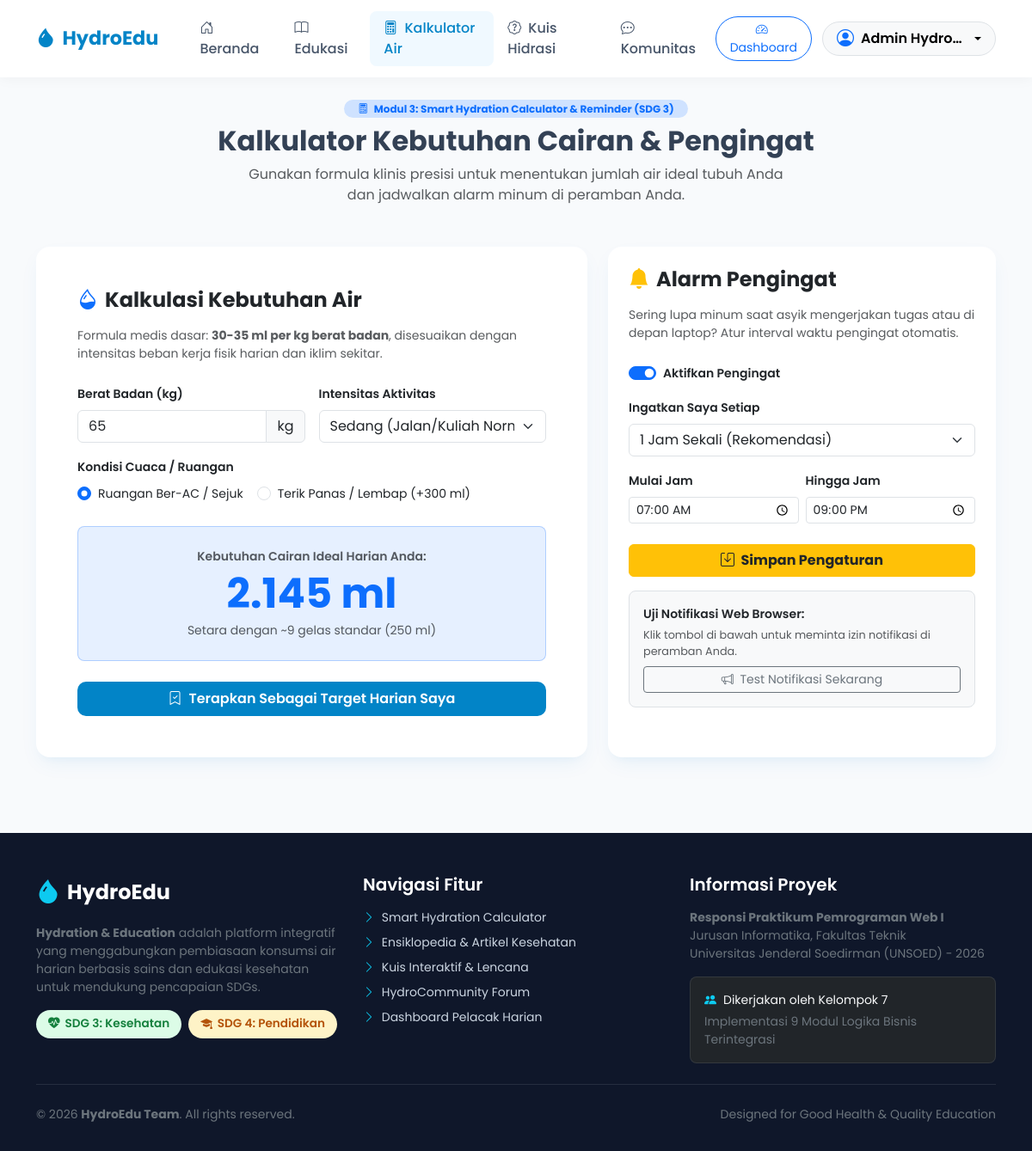
The page /pages/calculator.php (signed in) on the database its author committed.
### tables this page shows
CREATE TABLE IF NOT EXISTS `users` (
  `id` INT AUTO_INCREMENT PRIMARY KEY,
  `nama` VARCHAR(100) NOT NULL,
  `email` VARCHAR(100) NOT NULL UNIQUE,
  `password` VARCHAR(255) NOT NULL,
  `role` ENUM('admin', 'user') DEFAULT 'user',
  `jenis_kelamin` ENUM('L', 'P') DEFAULT 'L',
  `berat_badan` FLOAT DEFAULT 60.0,
  `tingkat_aktivitas` ENUM('ringan', 'sedang', 'berat') DEFAULT 'sedang',
  `target_harian_ml` INT DEFAULT 2000,
  `foto_profil` VARCHAR(255) DEFAULT 'default-avatar.png',
  `created_at` TIMESTAMP DEFAULT CURRENT_TIMESTAMP,
  `updated_at` TIMESTAMP DEFAULT CURRENT_TIMESTAMP ON UPDATE CURRENT_TIMESTAMP
);

CREATE TABLE IF NOT EXISTS `hydration_reminders` (
  `id` INT AUTO_INCREMENT PRIMARY KEY,
  `user_id` INT NOT NULL UNIQUE,
  `interval_menit` INT DEFAULT 60,
  `jam_mulai` TIME DEFAULT '07:00:00',
  `jam_selesai` TIME DEFAULT '21:00:00',
  `status_aktif` TINYINT(1) DEFAULT 1,
  FOREIGN KEY (`user_id`) REFERENCES `users`(`id`) ON DELETE CASCADE
);

### config/koneksi.php (called while the page is built, shortened)
<?php
function isLoggedIn() {
    return isset($_SESSION['user_id']);
}
function getCurrentUser($conn) {
    $user_id = (int)$_SESSION['user_id'];
    $query = mysqli_query($conn, "SELECT * FROM users WHERE id = $user_id LIMIT 1");
    return mysqli_fetch_assoc($query);
}
?>

### pages/calculator.php (the view, shortened to what this page needs)
<?php
require_once __DIR__ . '/../config/koneksi.php';
$logged_in = isLoggedIn();
$user = $logged_in ? getCurrentUser($conn) : null;
$reminder = null;
if ($logged_in) {
    $q_rem = mysqli_query($conn, "SELECT * FROM hydration_reminders WHERE user_id = " . (int)$user['id'] . " LIMIT 1");
    $reminder = mysqli_fetch_assoc($q_rem);
}
include_once __DIR__ . '/../includes/header.php';
?>
<div class="container py-4">
  <div class="text-center mb-5">
    <span class="badge bg-primary-subtle text-primary fw-bold px-3 py-1 rounded-pill mb-2">
      <i class="bi bi-calculator me-1"></i> Modul 3: Smart Hydration Calculator & Reminder (SDG 3)
    </span>
    <h2 class="fw-bold">Kalkulator Kebutuhan Cairan & Pengingat</h2>
    <p class="text-muted mx-auto" style="max-width: 650px;">
      Gunakan formula klinis presisi untuk menentukan jumlah air ideal tubuh Anda dan jadwalkan alarm minum di peramban Anda.
    </p>
  </div>
  <div class="row g-4 justify-content-center">
    <div class="col-lg-7">
      <div class="card card-custom p-4 p-md-5 border-0 h-100">
        <h4 class="fw-bold mb-3"><i class="bi bi-droplet-half text-primary me-2"></i>Kalkulasi Kebutuhan Air</h4>
        <p class="small text-muted mb-4">
          Formula medis dasar: <strong>30-35 ml per kg berat badan</strong>, disesuaikan dengan intensitas beban kerja fisik harian dan iklim sekitar.
        </p>
        <form method="POST" action="" id="calcForm">
          <div class="row g-3 mb-3">
            <div class="col-md-6">
              <label class="form-label small fw-semibold">Berat Badan (kg)</label>
              <div class="input-group">
                <input type="number" name="berat_badan" id="calcWeight" class="form-control" min="30" max="250" value="<?= $user ? $user['berat_badan'] : 60 ?>" required>
                <span class="input-group-text">kg</span>
              </div>
            </div>
            <div class="col-md-6">
              <label class="form-label small fw-semibold">Intensitas Aktivitas</label>
              <select name="tingkat_aktivitas" id="calcActivity" class="form-select">
                <option value="sedang" <?= (!$user || $user['tingkat_aktivitas'] == 'sedang') ? 'selected' : '' ?>>Sedang (Jalan/Kuliah Normal)</option>
              </select>
            </div>
          </div>
          <div class="mb-4">
            <label class="form-label small fw-semibold">Kondisi Cuaca / Ruangan</label>
            <div class="d-flex gap-3">
              <div class="form-check">
                <input class="form-check-input" type="radio" name="cuaca" id="cuacaNormal" value="normal" checked>
                <label class="form-check-label small" for="cuacaNormal">Ruangan Ber-AC / Sejuk</label>
              </div>
              <div class="form-check">
                <input class="form-check-input" type="radio" name="cuaca" id="cuacaPanas" value="panas">
                <label class="form-check-label small" for="cuacaPanas">Terik Panas / Lembap (+300 ml)</label>
              </div>
            </div>
          </div>
          <div class="p-4 bg-primary bg-opacity-10 border border-primary border-opacity-25 rounded-3 text-center mb-4">
            <div class="text-muted small fw-semibold">Kebutuhan Cairan Ideal Harian Anda:</div>
            <div class="display-5 fw-bold text-primary my-1" id="displayTarget">1.980 ml</div>
            <div class="text-muted small" id="displayGlasses">Setara dengan ~8 gelas standar (250 ml)</div>
          </div>
          <?php if ($logged_in): ?>
            <button type="submit" class="btn btn-hydro w-100 py-2">
              <i class="bi bi-bookmark-check me-1"></i> Terapkan Sebagai Target Harian Saya
            </button>
          <?php else: ?>
            <a href="<?= BASE_URL ?>pages/login.php" class="btn btn-outline-primary w-100 py-2">
              <i class="bi bi-lock me-1"></i> Masuk Akun untuk Menyimpan Target Ini
            </a>
          <?php endif; ?>
        </form>
      </div>
    </div>
    <div class="col-lg-5">
      <div class="card card-custom p-4 border-0 h-100">
        <h4 class="fw-bold mb-3"><i class="bi bi-bell-fill text-warning me-2"></i>Alarm Pengingat</h4>
        <p class="small text-muted mb-4">
          Sering lupa minum saat asyik mengerjakan tugas atau di depan laptop? Atur interval waktu pengingat otomatis.
        </p>
        <?php if ($logged_in): ?>
          <form method="POST" action="">
            <div class="form-check form-switch mb-3">
              <input class="form-check-input" type="checkbox" role="switch" id="statusAktif" name="status_aktif" value="1" <?= (!$reminder || $reminder['status_aktif'] == 1) ? 'checked' : '' ?>>
              <label class="form-check-label fw-semibold small" for="statusAktif">Aktifkan Pengingat</label>
            </div>
            <div class="mb-3">
              <label class="form-label small fw-semibold">Ingatkan Saya Setiap</label>
              <select name="interval_menit" class="form-select">
                <option value="60" <?= (!$reminder || $reminder['interval_menit'] == 60) ? 'selected' : '' ?>>1 Jam Sekali (Rekomendasi)</option>
              </select>
            </div>
            <div class="row g-2 mb-4">
              <div class="col-6">
                <label class="form-label small fw-semibold">Mulai Jam</label>
                <input type="time" name="jam_mulai" class="form-control form-control-sm" value="<?= $reminder ? $reminder['jam_mulai'] : '07:00' ?>">
              </div>
              <div class="col-6">
                <label class="form-label small fw-semibold">Hingga Jam</label>
                <input type="time" name="jam_selesai" class="form-control form-control-sm" value="<?= $reminder ? $reminder['jam_selesai'] : '21:00' ?>">
              </div>
            </div>
            <button type="submit" class="btn btn-warning w-100 text-dark fw-bold mb-3">
              <i class="bi bi-save me-1"></i> Simpan Pengaturan
            </button>
          </form>
          <div class="p-3 bg-light rounded-3 border">
            <div class="small fw-semibold text-dark mb-1">Uji Notifikasi Web Browser:</div>
            <p class="small text-muted mb-2" style="font-size: 0.8rem;">
              Klik tombol di bawah untuk meminta izin notifikasi di peramban Anda.
            </p>
            <button type="button" class="btn btn-sm btn-outline-secondary w-100" onclick="testNotification()">
              <i class="bi bi-megaphone me-1"></i> Test Notifikasi Sekarang
            </button>
          </div>
        <?php endif; ?>
      </div>
    </div>
  </div>
</div>
<?php include_once __DIR__ . '/../includes/footer.php'; ?>

### includes/navbar.php (shortened to what this page needs)
<?php
$current_page = basename($_SERVER['PHP_SELF']);
$logged_in = isLoggedIn();
$user = $logged_in ? getCurrentUser($conn) : null;
?>
<nav class="navbar navbar-expand-lg navbar-hydro sticky-top">
  <div class="container">
    <a class="navbar-brand navbar-brand-hydro" href="<?= BASE_URL ?>">
      <i class="bi bi-droplet-fill"></i>
      <span>HydroEdu</span>
    </a>
    <div class="collapse navbar-collapse" id="hydroNavbar">
      <ul class="navbar-nav me-auto mb-2 mb-lg-0 ms-lg-3">
        <li class="nav-item">
          <a class="nav-link <?= $current_page == 'index.php' ? 'active' : '' ?>" href="<?= BASE_URL ?>">
            <i class="bi bi-house-door me-1"></i> Beranda
          </a>
        </li>
        <li class="nav-item">
          <a class="nav-link <?= $current_page == 'edukasi.php' ? 'active' : '' ?>" href="<?= BASE_URL ?>pages/edukasi.php">
            <i class="bi bi-book me-1"></i> Edukasi
          </a>
        </li>
        <li class="nav-item">
          <a class="nav-link <?= $current_page == 'calculator.php' ? 'active' : '' ?>" href="<?= BASE_URL ?>pages/calculator.php">
            <i class="bi bi-calculator me-1"></i> Kalkulator Air
          </a>
        </li>
        <li class="nav-item">
          <a class="nav-link <?= $current_page == 'kuis.php' ? 'active' : '' ?>" href="<?= BASE_URL ?>pages/kuis.php">
            <i class="bi bi-patch-question me-1"></i> Kuis Hidrasi
          </a>
        </li>
        <li class="nav-item">
          <a class="nav-link <?= $current_page == 'forum.php' ? 'active' : '' ?>" href="<?= BASE_URL ?>pages/forum.php">
            <i class="bi bi-chat-dots me-1"></i> Komunitas
          </a>
        </li>
      </ul>
      <div class="d-flex align-items-center gap-2">
        <?php if ($logged_in && $user): ?>
          <a href="<?= BASE_URL ?>dashboard.php" class="btn btn-outline-primary btn-sm rounded-pill px-3 me-1">
            <i class="bi bi-speedometer2 me-1"></i> Dashboard
          </a>
          <div class="dropdown">
            <button class="btn btn-light rounded-pill dropdown-toggle d-flex align-items-center gap-2 border px-3 py-1" type="button" data-bs-toggle="dropdown" aria-expanded="false">
              <i class="bi bi-person-circle fs-5 text-primary"></i>
              <span class="fw-semibold text-truncate" style="max-width: 120px;"><?= htmlspecialchars($user['nama']) ?></span>
            </button>
          </div>
        <?php endif; ?>
      </div>
    </div>
  </div>
</nav>

### assets/css/style.css (style rules this page uses)
:root { --primary-color: #0284c7; --primary-hover: #0369a1; --secondary-color: #06b6d4; --success-color: #10b981; --accent-color: #f59e0b; --dark-color: #0f172a; --light-bg: #f8fafc; --card-shadow: 0 10px 25px -5px rgba(2, 132, 199, 0.08), 0 8px 10px -6px rgba(2, 132, 199, 0.04); }
body { font-family: 'Poppins', sans-serif; background-color: var(--light-bg); color: #334155; min-height: 100vh; display: flex; flex-direction: column; }
.navbar-hydro { background: #ffffff; box-shadow: 0 2px 15px rgba(0, 0, 0, 0.04); padding: 0.8rem 1rem; }
.navbar-brand-hydro { font-weight: 700; font-size: 1.4rem; color: var(--primary-color) !important; display: flex; align-items: center; gap: 8px; }
.nav-link { font-weight: 500; color: #475569 !important; transition: all 0.2s ease; padding: 0.5rem 1rem !important; border-radius: 8px; }
.nav-link:hover, .nav-link.active { color: var(--primary-color) !important; background-color: #f0f9ff; }
.card-custom { background: #ffffff; border: 1px solid #e2e8f0; border-radius: 16px; box-shadow: var(--card-shadow); transition: transform 0.2s ease, box-shadow 0.2s ease; }
.btn-hydro { background-color: var(--primary-color); color: #ffffff; font-weight: 600; border-radius: 10px; padding: 0.6rem 1.4rem; border: none; transition: all 0.2s ease; }

### rows shown on the page
users: nama "Admin Hydro…", berat_badan "65", tingkat_aktivitas "Sedang (Jalan/Kuliah Normal)"
hydration_reminders: status_aktif "☑", interval_menit "1 Jam Sekali (Rekomendasi)", jam_mulai "07:00:00", jam_selesai "21:00:00"
